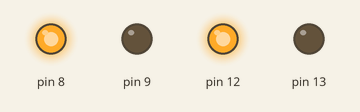
A sketch run on a simulated Arduino Uno, built with avr-gcc and run on an emulated ATmega328P. Shown: output pins drawn as LEDs (lit = HIGH).

Above: at 1.0 s.
At 5.0 s:
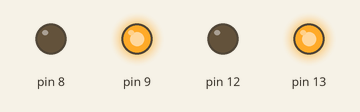
At 7.0 s:
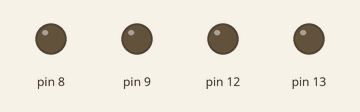
Timing chart, 0 to 10.4 s (numbered marks = the images above):
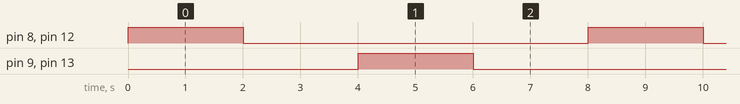

Measured:
- by itself, pin 8, pin 9, pin 12, pin 13: alternates HIGH for 2.0 s and LOW for 6.0 s
- by itself, everything shown: repeats every 8.0 s, in 4 steps

The sketch:

ConstruccionDeUnAutoYSusMovimientosPorTiempos_Pag68_.ino
```cpp
/* TRANSCRITO POR GUSTAVO JARRO CALLIZAYA*/
 /*DEL*/
 /*TEXTO: ROBOTICA CON ARDUINO 2 (SECUNDARI COMUNITARIA PRODUCTIVA
 * ) "TECHHOME"*/
  /* PRACTICA: CONSTRUCCION DE UN AUTO Y SUS MOVIMIENTOS POR TIEMPO
   *  PAGINA 68 DEL TEXTO*   */
void setup() {
  // put your setup code here, to run once:
pinMode(8, OUTPUT);
pinMode(9, OUTPUT);
pinMode(12, OUTPUT);
pinMode(13, OUTPUT);
}

void loop() {
  // put your main code here, to run repeatedly:
digitalWrite(8,HIGH);
digitalWrite(9, LOW);
digitalWrite(12,HIGH);
digitalWrite(13, LOW);
delay(2000);
digitalWrite(8,LOW);
digitalWrite(9, LOW);
digitalWrite(12,LOW);
digitalWrite(13, LOW);
delay(2000);
digitalWrite(8,LOW);
digitalWrite(9, HIGH);
digitalWrite(12,LOW);
digitalWrite(13, HIGH);
delay(2000);
digitalWrite(8,LOW);
digitalWrite(9, LOW);
digitalWrite(12,LOW);
digitalWrite(13, LOW);
delay(2000);
}
```
